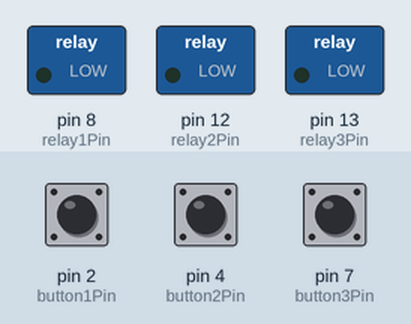
A sketch run on a simulated Arduino Uno, built with avr-gcc and run on an emulated ATmega328P. On the bench: switched loads named in the sketch (green lamp = pin HIGH). The inputs (shaded band) are chosen by the test bench; at power-on: pin 2 (button1Pin) LOW, pin 4 (button2Pin) LOW, pin 7 (button3Pin) LOW.

Above: at 1.2 s.
1.3 s: pin 2 (button1Pin) pulled HIGH for 0.15 s
At 1.37 s:
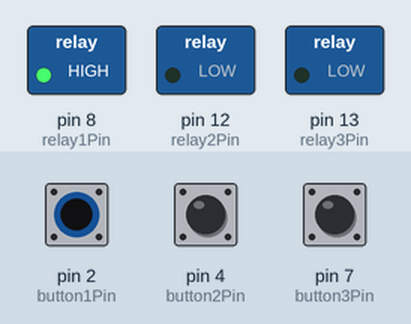
2.9 s: pin 4 (button2Pin) pulled HIGH for 0.15 s
At 2.97 s:
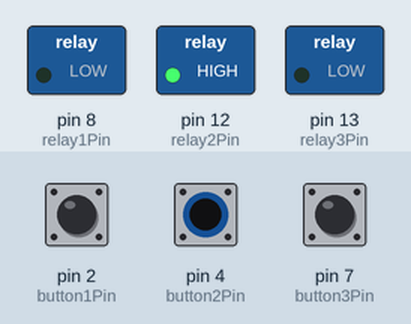
4.5 s: pin 7 (button3Pin) pulled HIGH for 0.15 s
At 4.57 s:
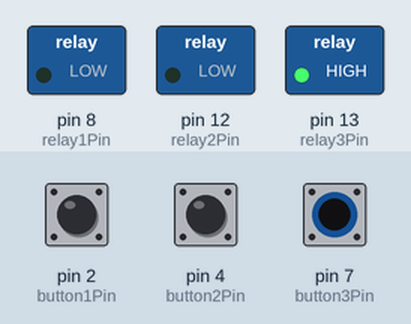
6.1 s: pin 7 (button3Pin) pulled HIGH for 3.2 s
At 9.9 s:
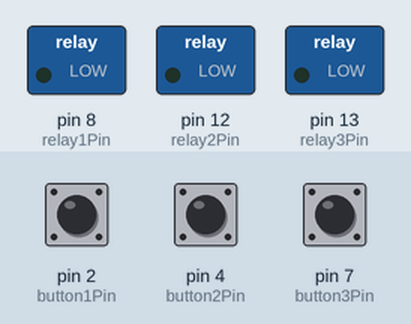
10.8 s: pin 2 (button1Pin) pulled HIGH for 3.2 s
At 11.1 s:
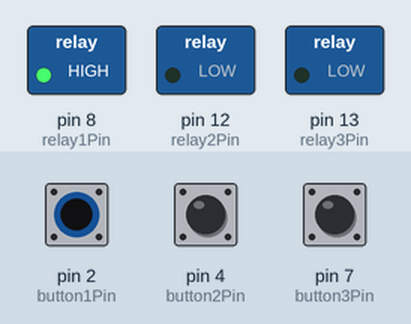
15.5 s: pin 2 (button1Pin) driven HIGH and pin 4 (button2Pin) driven HIGH
At 15.8 s:
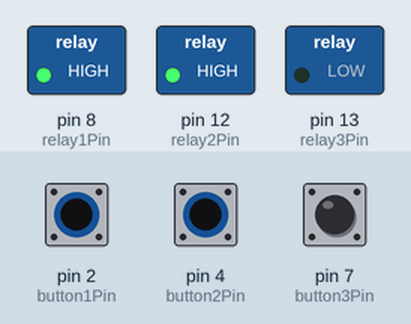
Timing chart, 0 to 18.0 s (numbered marks = the images above; inputs shaded):
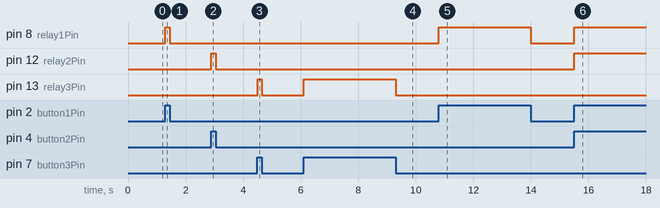

The sketch:

directControlSolenoid.ino
```cpp
/*

Controlling a Solenoid with Arduino

This demo shows how to control a solenoid using pushbuttons and a relay with
your Arduino compatable controller.
 - The first button will hold the solenoid/relay on while it is held
 - The second button will hold the solenoid/relay on for 2 seconds


 The circuit:
 * RobotGeek Pushbutton - Digital Pin 2
 * RobotGeek Pushbutton - Digital Pin 4
 * RobotGeek Pushbutton - Digital Pin 7
 * RobotGeek Relay - Digital Pin 8
 * RobotGeek Relay - Digital Pin 12
 * RobotGeek Relay - Digital Pin 13

Products Used in this demo:
 - http://www.robotgeek.com/solenoids
 - http://www.robotgeek.com/robotgeek-geekduino-sensor-kit
 - http://www.robotgeek.com/robotGeek-pushbutton
 - http://www.robotgeek.com/robotgeek-relay

 */

// constants won't change. They're used here to set pin numbers:
const int button1Pin = 2;     // the number of the pushbutton1 pin
const int button2Pin = 4;     // the number of the pushbutton2 pin
const int button3Pin = 7;     // the number of the pushbutton3 pin
const int relay1Pin =  8;      // the number of the Relay1 pin
const int relay2Pin =  12;      // the number of the Relay2 pin
const int relay3Pin =  13;      // the number of the Relay3 pin

// variables will change:
int button1State = 0;         // variable for reading the pushbutton status
int button2State = 0;         // variable for reading the pushbutton status
int button3State = 0;         // variable for reading the pushbutton status

void setup() {

  // initialize the pushbutton pin as an input:
  pinMode(button1Pin, INPUT);
  pinMode(button2Pin, INPUT);
  pinMode(button3Pin, INPUT);
  // initialize the relay pin as an output:
  pinMode(relay1Pin, OUTPUT);
  pinMode(relay2Pin, OUTPUT);
  pinMode(relay3Pin, OUTPUT);

}

void loop(){

  // read the state of the pushbutton values:
  button1State = digitalRead(button1Pin);
  button2State = digitalRead(button2Pin);
  button3State = digitalRead(button3Pin);

  // check if the pushbutton1 is pressed.
  // if it is we turn on the small relay/solenoid
  if (button1State == HIGH) {
    // turn relay on:
    digitalWrite(relay1Pin, HIGH);
  }
  // When we let go of the button, turn off the relay
  else if ((button1State == LOW) && (digitalRead(relay1Pin) == HIGH)) {
    // turn relay off
    digitalWrite(relay1Pin, LOW);
  }

  // check if the pushbutton2 is pressed.
  // if it is we turn on the small relay/solenoid
  if (button2State == HIGH) {
    // turn relay on:
    digitalWrite(relay2Pin, HIGH);
  }
  // When we let go of the button, turn off the relay
  else if ((button2State == LOW) && (digitalRead(relay2Pin) == HIGH)) {
    // turn relay off
    digitalWrite(relay2Pin, LOW);
  }

  // check if the pushbutton3 is pressed.
  // if it is we turn on the small relay/solenoid
  if (button3State == HIGH) {
    // turn relay on:
    digitalWrite(relay3Pin, HIGH);
  }
  // When we let go of the button, turn off the relay
  else if ((button3State == LOW) && (digitalRead(relay3Pin) == HIGH)) {
    // turn relay off
    digitalWrite(relay3Pin, LOW);
  }

}
```

Measured:
- after the input at 1.3 s, pin 8 (relay1Pin): LOW → HIGH at once, → LOW 0.15 s later
- after the input at 2.9 s, pin 12 (relay2Pin): LOW → HIGH at once, → LOW 0.15 s later
- after the input at 4.5 s, pin 13 (relay3Pin): LOW → HIGH at once, → LOW 0.15 s later
- after the input at 6.1 s, pin 13 (relay3Pin): LOW → HIGH at once, → LOW 3.2 s later
- after the input at 10.8 s, pin 8 (relay1Pin): LOW → HIGH at once, → LOW 3.2 s later
- after the input at 15.5 s, pin 8 (relay1Pin), pin 12 (relay2Pin): LOW → HIGH at once
